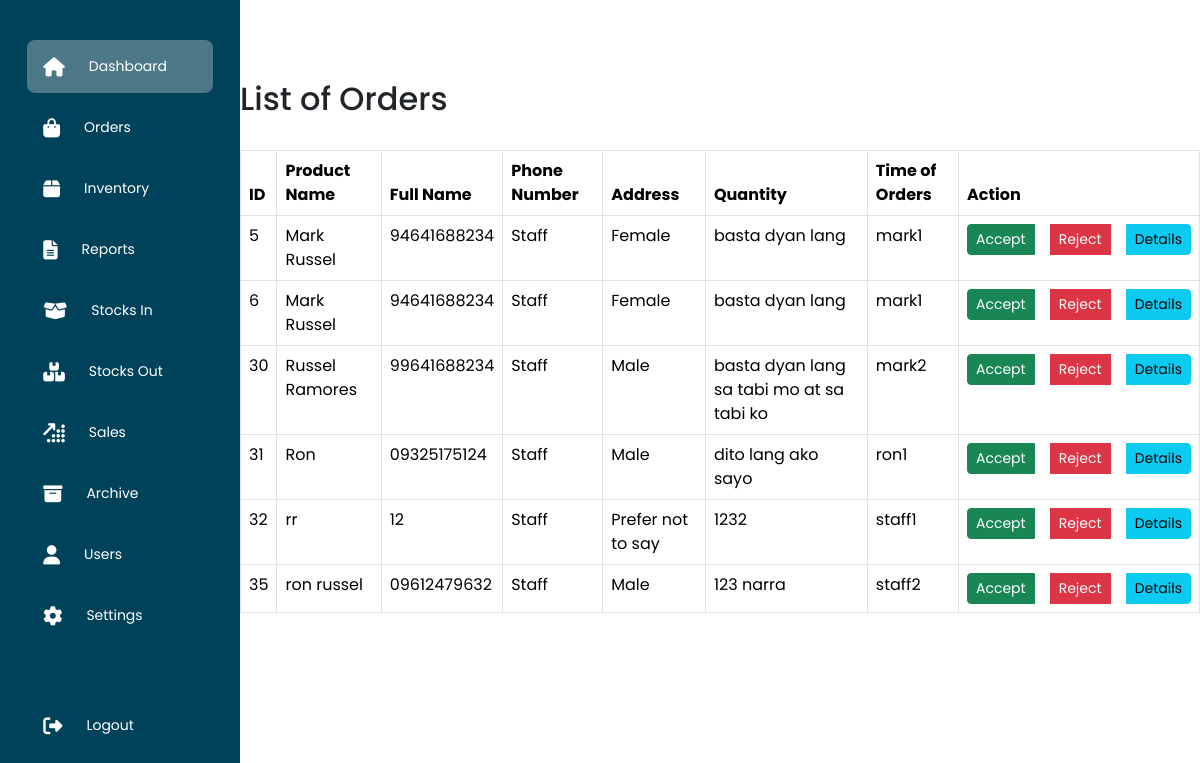
/Admin/orders_receive.php, run on the app's committed database.
### tables this page shows
CREATE TABLE `users` (
  `id` int(11) NOT NULL,
  `full_name` varchar(255) NOT NULL,
  `phone_number` varchar(20) NOT NULL,
  `role` enum('Admin','Staff') NOT NULL,
  `gender` enum('Male','Female','Prefer not to say') NOT NULL,
  `address` varchar(255) NOT NULL,
  `username` varchar(255) NOT NULL,
  `password` varchar(255) NOT NULL
);

### Admin/orders_receive.php (the view, shortened to what this page needs)
<?php
    include 'Navigation/nav.php';
?>
<!DOCTYPE html>
<html lang="en">
<head>
    <link rel="stylesheet" href="https://cdn.jsdelivr.net/npm/bootstrap@5.3.2/dist/css/bootstrap.min.css">
    <link rel="stylesheet" href="Navigation/css/nav.css">
    <link rel="stylesheet" href="orders_receive.css">
</head>
<body>
        <div class="container my-5">
        <h2>List of Orders</h2>
        <br>
        <table class="table table-bordered">
            <thead>
                <tr>
                    <th>ID</th>
                    <th>Product Name</th>
                    <th>Full Name</th>
                    <th>Phone Number</th>
                    <th>Address</th>
                    <th>Quantity</th>
                    <th>Time of Orders</th>
                    <th>Action</th>
                </tr>
                <tbody class="table-responsive-md">
                <?php
                $server = "localhost";
                $username = "root";
                $password = "";
                $db = "web_inventory";
                $conn = mysqli_connect($server, $username, $password, $db);
                $sql = "SELECT * FROM users";
                $result = $conn->query($sql);
                while ($row = $result->fetch_assoc()) {
                    echo "
                        <tr>
                            <td>$row[id]</td>
                            <td>$row[full_name]</td>
                            <td>$row[phone_number]</td>
                            <td>$row[role]</td>
                            <td>$row[gender]</td>
                            <td>$row[address]</td>
                            <td>$row[username]</td>
                            <td>
                            <div class='btn-group btn-group-sm gap-3' role='group' aria-label='Small button group'>
                                <a class='btn btn-success btn-sm' href='#'>Accept</a>
                                <a class='btn btn-danger btn-sm' href='#'>Reject</a>
                                <a class='btn btn-info btn-sm' href='view_orders.php'>Details</a>
                            </td>
                        </tr>
                    ";
                }
                ?>
                </tbody>
            </thead>
        </table>
        </div>
</body>
</html>

### Admin/Navigation/nav.php (shortened to what this page needs)
<!DOCTYPE html>
<head>
    <link rel="stylesheet" href="css/nav.css">
    <link rel="stylesheet" href="https://cdnjs.cloudflare.com/ajax/libs/font-awesome/6.4.0/css/all.min.css">
</head>
        <body>
        <div class="content">
            <div class="sidebar">
                <div class="logo"></div>
                <ul class="menu">
                    <li class="active">
                        <a href="home.php" >
                            <i class="fa-solid fa-house"></i>
                            <span>Dashboard</span>
                        </a>
                    </li>
                    <li>
                        <a href="orders_receive.php">
                            <i class="fa-solid fa-bag-shopping"></i>
                            <span>Orders</span>
                        </a>
                    </li>
                    <li>
                        <a href="productTable.php">
                            <i class="fa-solid fa-box"></i>
                            <span>Inventory</span>
                        </a>
                    </li>
                    <li>
                        <a href="print.php">
                            <i class="fa-solid fa-file-lines"></i>
                            <span>Reports</span>
                        </a>
                    </li>
                    <li>
                        <a href="inventory.php">
                        <i class="fa-solid fa-box-open"></i>
                            <span>Stocks In</span>
                        </a>
                    </li>
                    <li>
                        <a href="stockout.php">
                            <i class="fa-solid fa-boxes-stacked"></i>
                            <span>Stocks Out</span>
                        </a>
                    </li>
                    <li>
                        <a href="#">
                            <i class="fa-solid fa-arrow-up-right-dots"></i>
                            <span>Sales</span>
                        </a>
                    </li>
                    <li>
                        <a href="archived_products.php">
                        <i class="fa-solid fa-box-archive"></i>
                            <span>Archive</span>
                        </a>
                    </li>
                    <li>
                        <a href="users.php">
                            <i class="fa-solid fa-user"></i>
                            <span>Users</span>
                        </a>
                    </li>
                    <li>
                        <a href="#">
                            <i class="fa-solid fa-gear"></i>
                            <span>Settings</span>
                        </a>
                        <li class="logout">
                            <a href="logout.php">
                                <i class="fa-solid fa-right-from-bracket"></i>
                                <span>Logout</span>
                            </a>
                        </li>
                    </li>
                </ul>
            </div>
</div>
</body>

### Admin/Navigation/css/nav.css (style rules this page uses)
* { margin: 0; padding: 0; border: none; outline: none; box-sizing: border-box; font-family: "Poppins", sans-serif; }
body { display: flex; }
.sidebar { position: sticky; top: 0; left: 0; bottom: 0; width: 110px; height: 100vh; padding: 0 1.7rem; color: #fff; overflow: hidden; transition: all 0.5s linear; background: #00425a; }
.logo { height: 20px; padding: 16px; }
.menu { height: 90%; position: relative; list-style: none; padding: 0; }
.menu li { padding: 1rem; margin: 8px 0; border-radius: 8px; transition: all 0.5s ease-in-out; }
.menu li:hover, .active { background: #e0e0e058; }
.menu a { color: #fff; font-size: 14px; text-decoration: none; display: flex; align-items: center; gap: 1.5rem; }
.menu a span { overflow: hidden; }
.menu a i { font-size: 1.2rem; }
.logout { position: absolute; bottom: 0; left: 0; width: 100%; }

### Admin/orders_receive.css (style rules this page uses)
.container { padding: 2rem 0rem; }
.btn-group { justify-content: space-evenly; align-items: flex-start; }

### data on the page
users: id "5", full_name "Mark Russel", phone_number "94641688234", role "Staff", gender "Female", address "basta dyan lang", username "mark1"
users: id "6", full_name "Mark Russel", phone_number "94641688234", role "Staff", gender "Female", address "basta dyan lang", username "mark1"
users: id "30", full_name "Russel Ramores", phone_number "99641688234", role "Staff", gender "Male", address "basta dyan lang sa tabi mo at sa tabi ko", username "mark2"
users: id "31", full_name "Ron", phone_number "09325175124", role "Staff", gender "Male", address "dito lang ako sayo", username "ron1"
users: id "32", full_name "rr", phone_number "12", role "Staff", gender "Prefer not to say", address "1232", username "staff1"
users: id "35", full_name "ron russel", phone_number "09612479632", role "Staff", gender "Male", address "123 narra", username "staff2"
